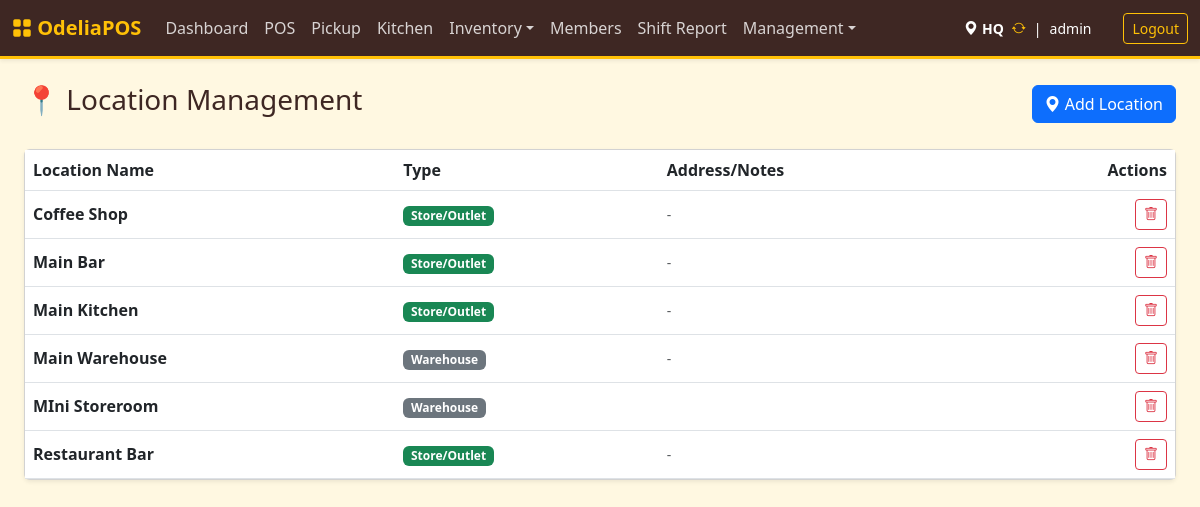
Page /index.php?page=locations (signed in) on the earlier database version.
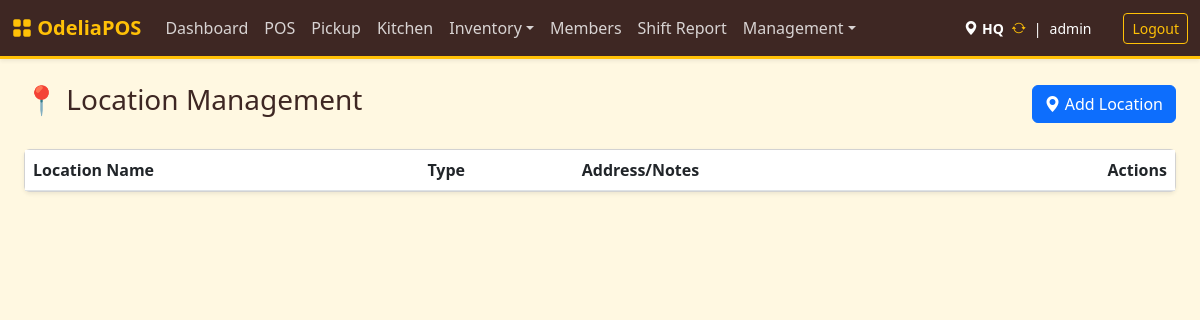
Same page on the later database version.
### tables this page shows
CREATE TABLE `locations` (
  `id` int NOT NULL AUTO_INCREMENT,
  `name` varchar(50) NOT NULL,
  `type` enum('store','kitchen','bar','warehouse') NOT NULL DEFAULT 'store',
  `can_sell` tinyint(1) DEFAULT '1',
  `can_receive_from_vendor` tinyint(1) DEFAULT '0',
  `address` text,
  `phone` varchar(50) DEFAULT '555-0000',
  PRIMARY KEY (`id`)
);

### src/locations.php (called while the page is built, shortened)
<?php
$locations = $pdo->query("SELECT * FROM locations ORDER BY name ASC")->fetchAll();
?>

### templates/locations.php (the view, shortened to what this page needs)
<div class="d-flex justify-content-between align-items-center mb-4">
    <h3>📍 Location Management</h3>
    <button class="btn btn-primary" data-bs-toggle="modal" data-bs-target="#locModal">
        <i class="bi bi-geo-alt-fill"></i> Add Location
    </button>
</div>
<div class="card shadow-sm">
    <div class="card-body p-0">
        <table class="table table-hover align-middle mb-0">
            <thead class="bg-light">
                <tr>
                    <th>Location Name</th>
                    <th>Type</th>
                    <th>Address/Notes</th>
                    <th class="text-end">Actions</th>
                </tr>
            </thead>
            <tbody>
                <?php foreach ($locations as $l): ?>
                <tr>
                    <td class="fw-bold"><?= htmlspecialchars($l['name']) ?></td>
                    <td>
                        <?php if ($l['type'] === 'warehouse'): ?>
                            <span class="badge bg-secondary">Warehouse</span>
                        <?php else: ?>
                            <span class="badge bg-success">Store/Outlet</span>
                        <?php endif; ?>
                    </td>
                    <td class="text-muted small"><?= htmlspecialchars($l['address'] ?? '-') ?></td>
                    <td class="text-end">
                        <form method="POST" action="index.php?page=locations" class="d-inline" onsubmit="return confirm('Delete <?= $l['name'] ?>?');">
                            <button class="btn btn-outline-danger btn-sm"><i class="bi bi-trash"></i></button>
                        </form>
                    </td>
                </tr>
                <?php endforeach; ?>
            </tbody>
        </table>
    </div>
</div>

### public/index.php (shortened to what this page needs)
<?php
$page = isset($_GET['page']) ? basename($_GET['page']) : 'login';
$controllerPath = BASE_PATH . "/src/{$page}.php";
$templatePath   = BASE_PATH . "/templates/{$page}.php";
if (file_exists($controllerPath)) {
    require_once $controllerPath;
    if (file_exists($templatePath)) {
        $isStandalone = in_array($page, ['login', 'receipt']);
        if (!$isStandalone && file_exists(BASE_PATH . "/templates/header.php")) {
            require_once BASE_PATH . "/templates/header.php";
        }
        require_once $templatePath;
        if (!$isStandalone && file_exists(BASE_PATH . "/templates/footer.php")) {
            require_once BASE_PATH . "/templates/footer.php";
        }
    }
}
?>

### templates/header.php (shortened to what this page needs)
<!DOCTYPE html>
<html lang="en">
<head>
    <link href="https://cdn.jsdelivr.net/npm/bootstrap@5.3.0/dist/css/bootstrap.min.css" rel="stylesheet">
    <link rel="stylesheet" href="https://cdn.jsdelivr.net/npm/bootstrap-icons@1.10.5/font/bootstrap-icons.css">
</head>
<body>
    <nav class="navbar navbar-expand-lg navbar-custom mb-4 shadow-sm no-print">
        <div class="container-fluid">
            <a class="navbar-brand" href="index.php?page=dashboard"><i class="bi bi-grid-fill"></i> OdeliaPOS</a>
            <div class="collapse navbar-collapse" id="navbarNav">
                <ul class="navbar-nav me-auto">
                    <li class="nav-item"><a class="nav-link" href="index.php?page=dashboard">Dashboard</a></li>
                    <li class="nav-item"><a class="nav-link" href="index.php?page=pos">POS</a></li>
                    <li class="nav-item"><a class="nav-link" href="index.php?page=pickup">Pickup</a></li>
                    <li class="nav-item"><a class="nav-link" href="index.php?page=kds">Kitchen</a></li>
                    <li class="nav-item dropdown">
                        <a class="nav-link dropdown-toggle" href="#" data-bs-toggle="dropdown">Inventory</a>
                    </li>
                    <li class="nav-item"><a class="nav-link" href="index.php?page=members">Members</a></li>
                    <li class="nav-item"><a class="nav-link text-warning" href="index.php?page=print_shift">Shift Report</a></li>
                    <?php if(isset($_SESSION['role']) && in_array($_SESSION['role'], ['admin', 'manager', 'dev'])): ?>
                        <li class="nav-item dropdown">
                            <a class="nav-link dropdown-toggle" href="#" data-bs-toggle="dropdown">Management</a>
                        </li>
                    <?php endif; ?>
                </ul>
                <div class="d-flex align-items-center">
                    <span class="text-white me-3 small d-flex align-items-center">
                        <i class="bi bi-geo-alt-fill text-gold me-1"></i>
                        <span class="fw-bold"><?= htmlspecialchars($_SESSION['location_name'] ?? 'HQ') ?></span>
                        <?php if(isset($_SESSION['role']) && in_array($_SESSION['role'], ['admin', 'dev'])): ?>
                            <a href="#" class="text-warning ms-2" data-bs-toggle="modal" data-bs-target="#adminSwitchModal" title="Switch Location"><i class="bi bi-arrow-repeat"></i></a>
                        <?php endif; ?>
                        <span class="mx-2">|</span> <?= htmlspecialchars($_SESSION['username'] ?? 'User') ?>
                    </span>
                    <a href="index.php?action=logout" class="btn btn-sm btn-outline-warning ms-3">Logout</a>
                </div>
            </div>
        </div>
    </nav>
    <div class="container-fluid px-4">

### templates/footer.php (shortened to what this page needs)
    </div> <script src="https://cdn.jsdelivr.net/npm/sweetalert2@11"></script>
</body>
</html>

### templates/header.php (style rules this page uses)
:root { --theme-brown: #3e2723; --theme-gold: #ffc107; --theme-gold-dark: #d39e00; --theme-orange: #fd7e14; --theme-bg: #fff8e1; }
body { background-color: var(--theme-bg); color: var(--theme-brown); }
.navbar-custom { background-color: var(--theme-brown); border-bottom: 3px solid var(--theme-gold); }
.navbar-custom .navbar-brand { color: var(--theme-gold) !important; font-weight: bold; }
.navbar-custom .nav-link { color: rgba(255,255,255,0.8) !important; }

Differences in the rows shown:
removed locations: name "Coffee Shop", type "Store/Outlet", address "-"
removed locations: name "Main Bar", type "Store/Outlet", address "-"
removed locations: name "Main Kitchen", type "Store/Outlet", address "-"
removed locations: name "Main Warehouse", type "Warehouse", address "-"
removed locations: name "MIni Storeroom", type "Warehouse"
removed locations: name "Restaurant Bar", type "Store/Outlet", address "-"
